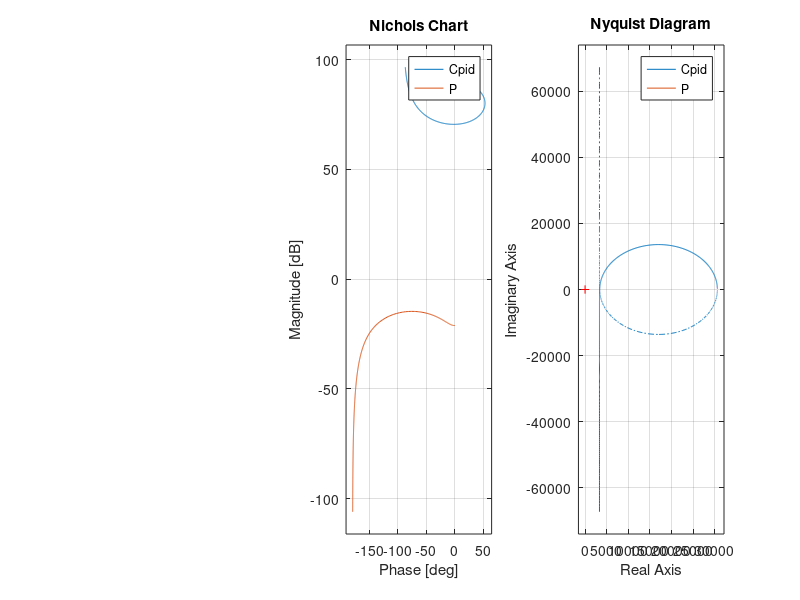

Write the MATLAB code that produced this figure. (Note: this script raises an error after producing the figure.)
%%PID
s = tf('s');
P= 1/(0.2*s^2 + 0.2292*s+11.36); % model of the plant
P= 1/(0.2*s^2 + 0.001*s+11.36); % model of 
P= 1/(0.2*s^2 + 0.74*s+11.46); % model of the plantthe plant
[Pnum,Pden] = tfdata(P,'v');

Wc = 35*2*pi;%45*2*pi;
A = 0.1;
B = 10;
M = 0.20;

Tz = sqrt(1/A)/Wc;
Ti = B*Tz;
Tp = 1/(sqrt(1/A)*Wc);
Kp = M*Wc^2/sqrt(1/A);

Cpid = Kp * (Tz*s +1)*(Ti*s + 1)/(Ti*s*(Tp*s+1));

figure(1)
    subplot(1,3,1)
    bode(Cpid,P)
    grid on
    subplot(1,3,2)
    nichols(Cpid,P)
    grid on
    subplot(1,3,3)
    nyquist(Cpid,P)
    grid on
    
 Loop = loopsens(P,Cpid);
 
 figure(2)
    subplot(1,3,1)
    bode(Loop.Si,Loop.Ti,P*Loop.Si)
    legend('Sentivity function','Compl sens function','noise sens function')
    grid on
    subplot(1,3,2)
    nichols(Loop.Si,Loop.Ti,P*Loop.Si)
    grid on
    subplot(1,3,3)
    nyquist(Loop.Si,Loop.Ti,P*Loop.Si)
    grid on
PID_bandw=bandwidth(Loop.Ti)
%discrete version
ts = 1/1000;
Pd = c2d(P,ts, 'zoh');
Cpidd = c2d(Cpid,ts, 'tustin');
figure(27)
    bode(Cpid,Cpidd)
    grid on
    hold on
Loopd = loopsens(Pd,Cpidd);
 figure(3)
    subplot(1,3,1)
    bode(Loopd.Si,Loopd.Ti,Pd*Loopd.Si)
    legend('Sentivity function','Compl sens function','noise sens function')
    grid on
    subplot(1,3,2)
    nichols(Loopd.Si,Loopd.Ti,Pd*Loopd.Si)
    grid on
    subplot(1,3,3)
    nyquist(Loopd.Si,Loopd.Ti,Pd*Loopd.Si)
    grid on
PID_bandwd=bandwidth(Loopd.Ti)
 figure(19)
     bode(Loopd.Si,Loopd.Ti,Pd*Loopd.Si)
    legend('Sentivity function','Compl sens function','noise sens function')
    grid on
    hold on
%{
%% V3 - PID+
s = tf('s');
P= 1/(0.2*s^2 + 0.2292*s+11.36)*exp(-0.003*s); % model of the plant
[Pnum,Pden] = tfdata(P,'v');

Wc = 25*2*pi;
A = 0.55;
B = 10;
M = 0.20;

%PID+ parameters
Cn = 0.3;
Cd = 0.3;



Tz = sqrt(1/A)/Wc;
Ti = Tz;
Tp = 1/(sqrt(1/A)*Wc);
Kp = M*Wc^2/sqrt(1/A);

Cpid = Kp * (Tz*s +1)*(Ti*s + 1)/(Ti*s*(Tp*s+1));
Cpidd= Kp * (s^2*Ti^2 +2*Cn*Ti*s+1)/(s*Ti*(s^2 *Tp^2 + 2*Cd*Tp*s +1)) 

figure(4)
    subplot(1,3,1)
    bode(Cpidd,P)
    grid on
    subplot(1,3,2)
    nichols(Cpid,P)
    grid on
    
 Loop = loopsens(P,Cpidd);
 
 figure(5)
    subplot(1,3,1)
    bode(Loop.Si,Loop.Ti,P*Loop.Si)
    legend('Sentivity function','Compl sens function','noise sens function')
    grid on
    subplot(1,3,2)
    nichols(Loop.Si,Loop.Ti,P*Loop.Si)
    grid on
    subplot(1,3,3)
    nyquist(Loop.Si,Loop.Ti,P*Loop.Si)
    grid on
PIDD_bandw=bandwidth(Loop.Ti)
%discrete version
ts = 1/1000;
Pd = c2d(P,ts, 'zoh');
Cpiddd = c2d(Cpidd,ts, 'tustin');
[Cnum,Cden] = tfdata(Cpidd,'v');
Loopd = loopsens(Pd,Cpiddd);
 figure(6)
    subplot(1,3,1)
    bode(Loopd.Si,Loopd.Ti,Pd*Loopd.Si)
    legend('Sentivity function','Compl sens function','noise sens function')
    grid on
    subplot(1,3,2)
    nichols(Loopd.Si,Loopd.Ti,Pd*Loopd.Si)
    grid on
    subplot(1,3,3)
    nyquist(Loopd.Si,Loopd.Ti,Pd*Loopd.Si)
    grid on
PIDD_bandwd=bandwidth(Loopd.Ti)
    %}